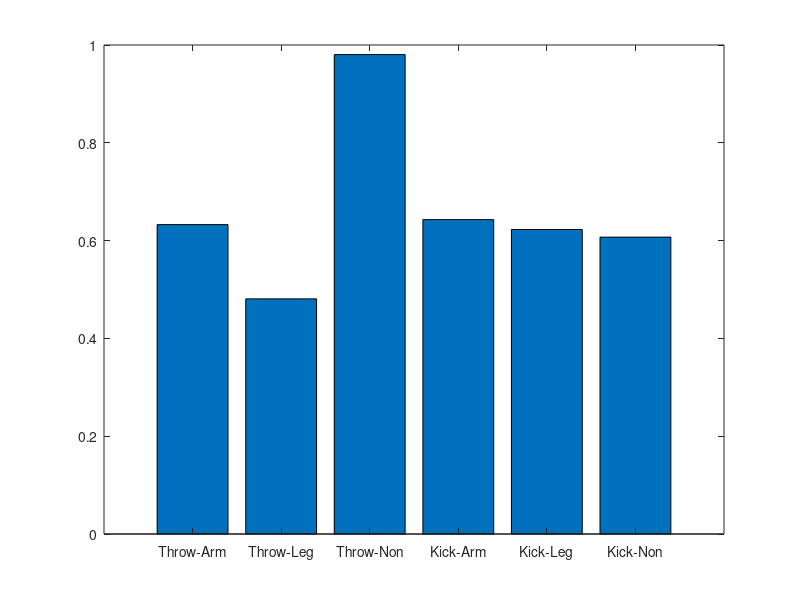

MATLAB code to generate this figure:
% Script to analyze conditions given data collected

load trialData.mat  % load matlab file with all subject/trial data

% Calculate average reaction times for each condition (all trials)
avg_throwArmRT = mean([analysis.throwArmRT]);
avg_throwLegRT = mean([analysis.throwLegRT]);
avg_throwNonRT = mean([analysis.throwNonRT]);
avg_kickArmRT = mean([analysis.kickArmRT]);
avg_kickLegRT = mean([analysis.kickLegRT]);
avg_kickNonRT = mean([analysis.kickNonRT]);

% Display average reaction times for each condition
disp(['Average RT for throw-arm condition is ' ...
    num2str(avg_throwArmRT) ' seconds']);
disp(['Average RT for throw-leg condition is ' ...
    num2str(avg_throwLegRT) ' seconds']);
disp(['Average RT for throw non-word condition is ' ...
    num2str(avg_throwNonRT) ' seconds']);

disp(['Average RT for kick-arm condition is ' ...
    num2str(avg_kickArmRT) ' seconds']);
disp(['Average RT for kick-leg condition is ' ...
    num2str(avg_kickLegRT) ' seconds']);
disp(['Average RT for kick non-word condition is ' ...
    num2str(avg_kickNonRT) ' seconds']);

% create array with RT for each condition
RTarray = [avg_throwArmRT, avg_throwLegRT, ...
    avg_throwNonRT, avg_kickArmRT, avg_kickLegRT, ...
    avg_kickNonRT];

% create a bar graph illustrating RT for each condition
bar(RTarray);
set(gca,'XTickLabel',{'Throw-Arm', 'Throw-Leg', 'Throw-Non', ...
    'Kick-Arm', 'Kick-Leg', 'Kick-Non'});
